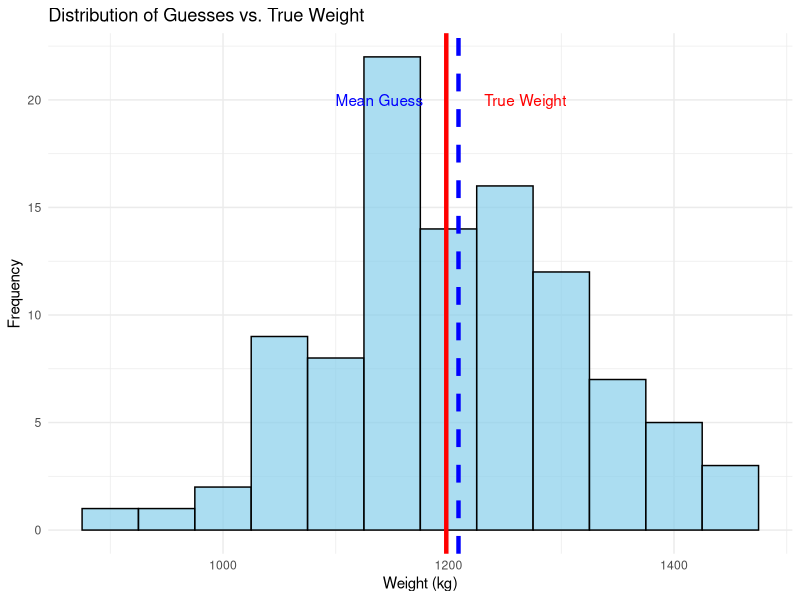

Here is the R script that generated this plot:
## ---- chunk 1
knitr::opts_chunk$set(echo = FALSE, warning = FALSE, message = FALSE)
library(ggplot2)
library(dplyr)
## ---- chunk 2
# Simulate data for illustration
set.seed(123)
true_weight <- 1198
guesses <- rnorm(100, mean = true_weight, sd = 120)
mean_guess <- mean(guesses)
## ---- chunk 3
df <- data.frame(guess = guesses)
ggplot(df, aes(x = guess)) +
  geom_histogram(binwidth = 50, fill = "skyblue", color = "black", alpha = 0.7) +
  geom_vline(xintercept = true_weight, color = "red", size = 1.5) +
  geom_vline(xintercept = mean_guess, color = "blue", size = 1.5, linetype = "dashed") +
  annotate("text", x = true_weight + 70, y = 20, label = "True Weight", color = "red") +
  annotate("text", x = mean_guess - 70, y = 20, label = "Mean Guess", color = "blue") +
  labs(title = "Distribution of Guesses vs. True Weight",
       x = "Weight (kg)",
       y = "Frequency") +
  theme_minimal()
## ---- chunk 4
# Create a small table of sample guesses
set.seed(456)
sample_guesses <- sample(guesses, 10)
sample_df <- data.frame(
  Participant = 1:10,
  Guess = round(sample_guesses),
  Error = round(sample_guesses - true_weight)
)

knitr::kable(sample_df, format = "latex")
